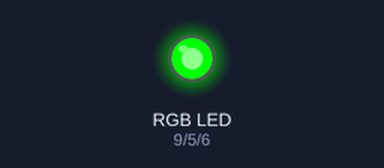
Simulated run of this sketch. Board: Arduino Uno, built with avr-gcc and run on an emulated ATmega328P. Parts: an RGB LED mixed from three pins (HIGH = lit).

Above: at 1.05 s.
At 4.05 s:
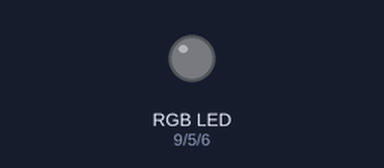
At 5.05 s:
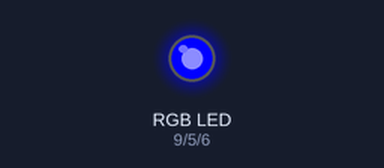
At 7.1 s:
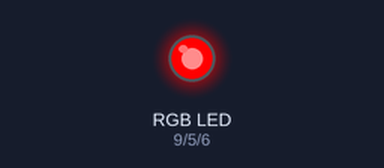
Timing chart, 0 to 9.0 s (numbered marks = the images above):
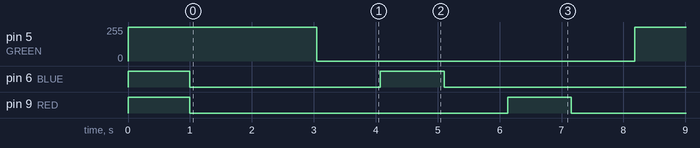

Measured:
- by itself, pin 5 (GREEN): alternates 255/255 for 1.0 s and 0/255 for 5.1 s
- by itself, pin 6 (BLUE): repeats every 6.2 s: HIGH 1.0 s, LOW 5.1 s
- by itself, pin 9 (RED): alternates HIGH for 1.0 s and LOW for 5.1 s

The sketch:

leds.ino
```cpp
// (licence header left out)
#define GREEN   5               // GREEN dimmable LED
#define BLUE   6               // BLUE dimmable LED
#define RED      9               // RED dimmable LED

#define PAUSE_TIME 4
#define SECOND 1000

#define FULL_LIGHT 255
#define NO_LIGHT 0


// the setup routine runs once when you switch on the board:
void setup() {
  pinMode(GREEN, OUTPUT);       // initialize the digital pin as an output
  pinMode(BLUE, OUTPUT);
  pinMode(RED, OUTPUT);
  //Serial.begin(9600);


  //Serial.println(value, DEC);

  analogWrite(GREEN, FULL_LIGHT);     // turn the LED on and adjust the LED brightness between 1 and 255
  analogWrite(BLUE, FULL_LIGHT);     // turn the LED on and adjust the LED brightness between 1 and 255
  analogWrite(RED, FULL_LIGHT);
  delay(SECOND);                 // wait for a second
  analogWrite(GREEN, NO_LIGHT);     // turn the LED on and adjust the LED brightness between 1 and 255
  analogWrite(BLUE, NO_LIGHT);     // turn the LED on and adjust the LED brightness between 1 and 255
  analogWrite(RED, NO_LIGHT);

}

// the loop routine runs over and over again forever:
void loop() {
  //sendSerial("Green");
  risePin(GREEN);
  //sendSerial("Blue");
  risePin(BLUE);
  //sendSerial("RED");
  risePin(RED);
}
```

serial.ino
```cpp
struct tata {
  int a;
  int b;

};

void sendSerial(String serialText) {
  Serial.println(serialText);
}


void risePin(int pinNumber) {
  for (int i = 0; i <= 255; i++) {
    analogWrite(pinNumber, i);
    delay(PAUSE_TIME);
  }
  for (int i = 255; i >= 0; i--) {
    analogWrite(pinNumber, i);
    delay(PAUSE_TIME);
  }
}
```
